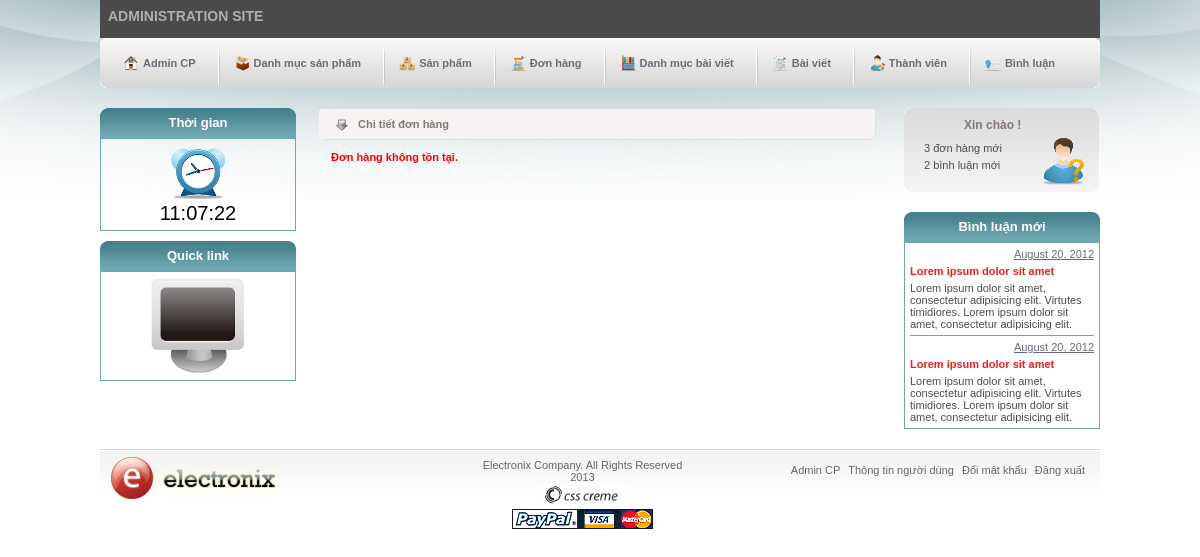
The app's page /admin/details.php?oid=35 (signed in), older data.
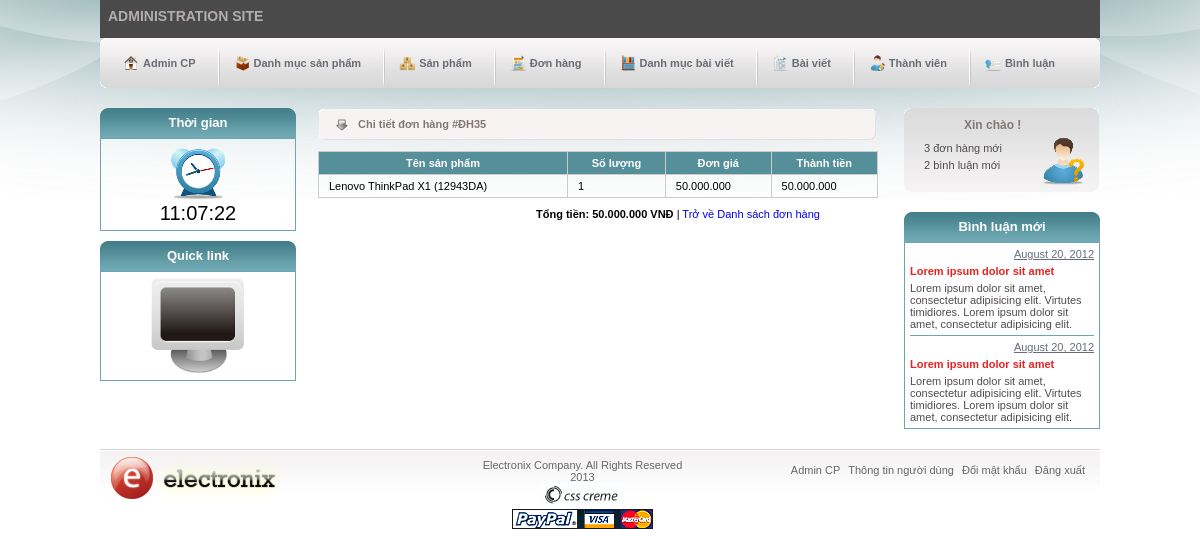
The same page, newer data.
### tables this page shows
CREATE TABLE IF NOT EXISTS `order_details` (
  `odetail_id` int(11) NOT NULL AUTO_INCREMENT,
  `order_id` int(11) NOT NULL,
  `pro_id` int(11) NOT NULL,
  `qty` tinyint(11) NOT NULL,
  `price` int(11) NOT NULL,
  PRIMARY KEY (`odetail_id`),
  KEY `order_id` (`order_id`)
);

CREATE TABLE IF NOT EXISTS `products` (
  `pro_id` int(11) NOT NULL AUTO_INCREMENT,
  `cat_id` int(11) NOT NULL,
  `user_id` int(11) NOT NULL,
  `pro_name` varchar(100) NOT NULL,
  `details` text NOT NULL,
  `intro_text` text NOT NULL,
  `intro_img` varchar(100) NOT NULL,
  `price` int(11) NOT NULL,
  `garantie` smallint(6) DEFAULT NULL,
  `promotion` text NOT NULL,
  `position` tinyint(4) NOT NULL,
  `post_on` datetime NOT NULL,
  PRIMARY KEY (`pro_id`),
  KEY `pro_name` (`pro_name`,`price`,`position`,`post_on`)
);

### admin/details.php (the view, shortened to what this page needs)
<?php
    include('inc/header.php');
	require_once('../inc/mysqli_connect.php');
	include('inc/first-sidebar.php');
?>
<?php
    if(isset($_GET['oid']) && filter_var($_GET['oid'], FILTER_VALIDATE_INT, array('min_range'=>1))) :
        $oid = $_GET['oid'];
        $q = "SELECT order_id FROM order_details WHERE order_id = {$oid}";
        $r = mysqli_query($dbc, $q);
        if (mysqli_num_rows($r) > 0) :
?>
<div id="main-content">
	<div class="title-content">
		<p>Chi tiết đơn hàng <?php echo "#ĐH".$oid; ?></p>
	</div>
	<table>
    	<thead>
    		<tr>
    			<th><a href="order.php?sort=name">Tên sản phẩm</a></th>
                <th><a href="order.php?sort=qty">Số lượng</a></th>
                <th><a href="order.php?sort=price">Đơn giá</a></th>
                <th><a href="order.php?sort=sum">Thành tiền</a></th>
    		</tr>
    	</thead>
    	<tbody>
		<?php
    		if (isset($_GET['sort'])) {
    			switch ($_GET['sort']) {
    				case 'name':
    					$order_by = 'pro_name';
    					break;
                    case 'qty':
                        $order_by = 'qty';
                        break;
    				case 'price':
    					$order_by = 'price';
    					break;
    				case 'sum':
    					$order_by = 'sum';
    					break;
    				default:
    					$order_by = 'pro_name';
    					break;
    			}
    		} else {
    			$order_by = 'pro_name';
    		}
    		$q = "SELECT od.pro_id, od.qty, od.price, p.pro_name ";
    		$q .= " FROM order_details AS od ";
    		$q .= " JOIN products AS p USING(pro_id) ";
            $q .= " WHERE od.order_id = {$oid}";
    		$q .= " ORDER BY {$order_by} DESC ";
    		$r = mysqli_query($dbc, $q);
                $sum = 0;
    		while ($products = mysqli_fetch_array($r, MYSQLI_ASSOC)) :
    	?>
            <tr>
                <td><?php echo $products['pro_name']; ?></td>
                <td><?php echo $products['qty']; ?></td>
                <td><?php echo number_format($products['price'],0,',','.'); ?></td>
                <td><?php echo number_format($products['qty']*$products['price'],0,',','.'); ?></td>
            </tr>
        <?php
            $sum += $products['qty']*$products['price'];
            endwhile;
        ?>
    	</tbody>
    </table>
    <div class='pay'>
        <strong>Tổng tiền: <?php echo number_format($sum,0,',','.')." VNĐ"; ?></strong> | <a href="order.php">Trở về Danh sách đơn hàng</a>
    </div>
    <?php
    else :
?>
<div id="main-content">
    <div class="title-content">
        <p>Chi tiết đơn hàng</p>
    </div>
    <p class="notice">Đơn hàng không tồn tại.</p>
<?php endif; ?>
<?php endif; ?>
</div>
<?php
	include('inc/second-sidebar.php');
	include('inc/footer.php');
?>

Row changes from the older to the newer data that the page shows:
added order_details: pro.pro_name "Lenovo ThinkPad X1 (12943DA)", qty "1", price "50.000.000", $products['qty']*$products['price'] "50.000.000"
Text that changed along with them:
$oid: (not shown) → "35"
$sum: (not shown) → "50.000.000"
text no longer shown: "Đơn hàng không tồn tại."
text now shown: "#ĐH Tên sản phẩm Số lượng Đơn giá Thành tiền Tổng tiền: VNĐ | Trở về Danh sách đơn hàng"
